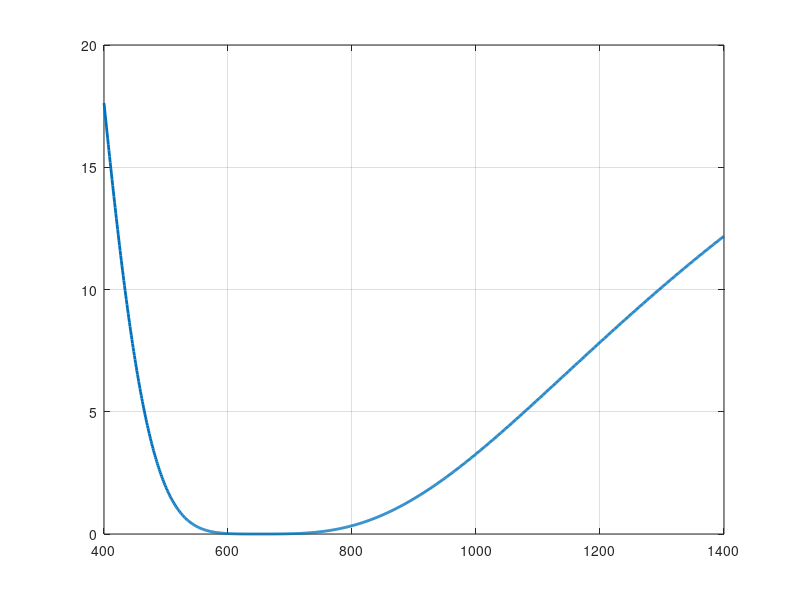

Reproduce this figure in MATLAB. (Note: this script raises an error after producing the figure.)
%% PART 2 (A) AND (B)  Double-Layer
clear; clc; close all;

n_0 = 1;
n_1 = 1.4;
n_2 = 2.62;
n_3 = 3.5;
j=1i;
Lambda_C = 650;
Lambda_Start = 200;
Lambda_End   = 2200;
Lambda_Range = Lambda_Start:Lambda_End;
g01 = (n_0 - n_1)./(n_0 + n_1);
g12 = (n_1 - n_2)./(n_1 + n_2);
g2S = (n_2 - n_3)./(n_2 + n_3);
t01 = 2*n_0./(n_0 + n_1);
t12 = 2*n_1./(n_1 + n_2);
t2S = 2*n_2./(n_2 + n_3);
Q01 = (1/t01)*([1 g01; g01 1]);
Q12 = (1/t12)*([1 g12; g12 1]);
Q2S = (1/t2S)*([1 g2S; g2S 1]);
Delta = (pi/2)*(Lambda_C./Lambda_Range);
Pcol  = [exp(j*Delta); exp(-j*Delta)];
Reflectance = zeros(size(Lambda_Range));
Power = zeros(size(Lambda_Range));
for k = 1:length(Lambda_Range)
    L = Lambda_Range(k);
    Pm = [Pcol(1,k) 0; 0 Pcol(2,k)];
    T = Q01 * Pm * Q12 * Pm * Q2S;
    r = T(2,1)./ T(1,1);
    R = abs(r).^2;
    Reflectance(k) = R;
    IRRAD = (6.16e15)/((L^5)*(exp(2484/L)-1));
    Power(k) = (1 - R)*IRRAD;
end

%% REFLECTIVITY GRAPH
Lambda_Start2 = 400;
Lambda_End2   = 1400;
idx2 = (Lambda_Range>=Lambda_Start2 & Lambda_Range<=Lambda_End2);

figure;
plot(Lambda_Range(idx2), Reflectance(idx2)*100,'LineWidth',2); grid on; hold on;
xline(Lambda_C,'r','LineWidth',4,'Label','\lambda_C = 650 nm', 'LabelOrientation','horizontal','FontSize',22,'LabelHorizontalAlignment','right');
title('Reflectivity vs Wavelength (400 nm - 1400 nm)','FontSize',22);
xlabel('Wavelength (nm)','FontSize',22);
ylabel('Reflectivity (%)','FontSize',22);
xlim([400,1600]);

%% POWER 200 - 2200
figure;
plot(Lambda_Range, Power,'LineWidth',2); grid on;
title('Transmitted Power vs Wavelength (200 nm - 2200 nm)','FontSize',22);
xlabel('Wavelength (nm)','FontSize',22);
ylabel('Power (W/m^2)','FontSize',22);
xlim([Lambda_Start,Lambda_End]);

%% POWER 400 - 1400
figure;
plot(Lambda_Range(idx2), Power(idx2),'LineWidth',2); grid on;
title('Transmitted Power vs Wavelength (400 nm - 1400 nm)','FontSize',22);
xlabel('Wavelength (nm)','FontSize',22);
ylabel('Power (W/m^2)','FontSize',22);
xlim([Lambda_Start2,Lambda_End2]);

%% TOTAL POWER PRINT
fprintf('Total Transmitted Power (200–2200 nm) = %.6f W/m^2\n', sum(Power));
fprintf('Total Transmitted Power (400–1400 nm) = %.6f W/m^2\n', sum(Power(idx2)));


